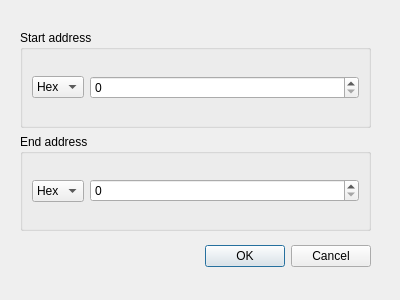
<?xml version="1.0" encoding="UTF-8"?>
<ui version="4.0">
 <class>SelectRangeDialog</class>
 <widget class="QDialog" name="SelectRangeDialog">
  <property name="geometry">
   <rect>
    <x>0</x>
    <y>0</y>
    <width>400</width>
    <height>300</height>
   </rect>
  </property>
  <property name="windowTitle">
   <string>Choose selected range</string>
  </property>
  <widget class="QDialogButtonBox" name="buttonBox">
   <property name="geometry">
    <rect>
     <x>30</x>
     <y>240</y>
     <width>341</width>
     <height>32</height>
    </rect>
   </property>
   <property name="orientation">
    <enum>Qt::Horizontal</enum>
   </property>
   <property name="standardButtons">
    <set>QDialogButtonBox::Cancel|QDialogButtonBox::Ok</set>
   </property>
  </widget>
  <widget class="QWidget" name="layoutWidget">
   <property name="geometry">
    <rect>
     <x>20</x>
     <y>30</y>
     <width>351</width>
     <height>201</height>
    </rect>
   </property>
   <layout class="QVBoxLayout" name="verticalLayout_2">
    <item>
     <widget class="QGroupBox" name="group_start_">
      <property name="title">
       <string>Start address</string>
      </property>
      <layout class="QHBoxLayout" name="horizontalLayout">
       <item>
        <widget class="QComboBox" name="start_format_dropdown_">
         <item>
          <property name="text">
           <string>Hex</string>
          </property>
         </item>
         <item>
          <property name="text">
           <string>Dec</string>
          </property>
         </item>
        </widget>
       </item>
       <item>
        <widget class="veles::ui::SpinBox" name="start_address_spinbox_">
         <property name="sizePolicy">
          <sizepolicy hsizetype="Expanding" vsizetype="Fixed">
           <horstretch>0</horstretch>
           <verstretch>0</verstretch>
          </sizepolicy>
         </property>
         <property name="displayIntegerBase">
          <number>16</number>
         </property>
        </widget>
       </item>
      </layout>
     </widget>
    </item>
    <item>
     <widget class="QGroupBox" name="group_end_">
      <property name="title">
       <string>End address</string>
      </property>
      <layout class="QHBoxLayout" name="horizontalLayout_2">
       <item>
        <widget class="QComboBox" name="end_format_dropdown_">
         <item>
          <property name="text">
           <string>Hex</string>
          </property>
         </item>
         <item>
          <property name="text">
           <string>Dec</string>
          </property>
         </item>
        </widget>
       </item>
       <item>
        <widget class="veles::ui::SpinBox" name="end_address_spinbox_">
         <property name="sizePolicy">
          <sizepolicy hsizetype="Expanding" vsizetype="Fixed">
           <horstretch>0</horstretch>
           <verstretch>0</verstretch>
          </sizepolicy>
         </property>
         <property name="displayIntegerBase">
          <number>16</number>
         </property>
        </widget>
       </item>
      </layout>
     </widget>
    </item>
   </layout>
  </widget>
 </widget>
 <customwidgets>
  <customwidget>
   <class>veles::ui::SpinBox</class>
   <extends>QSpinBox</extends>
   <header location="global">ui/spinbox.h</header>
   <container>1</container>
  </customwidget>
 </customwidgets>
 <resources/>
 <connections>
  <connection>
   <sender>buttonBox</sender>
   <signal>accepted()</signal>
   <receiver>SelectRangeDialog</receiver>
   <slot>accept()</slot>
   <hints>
    <hint type="sourcelabel">
     <x>248</x>
     <y>254</y>
    </hint>
    <hint type="destinationlabel">
     <x>157</x>
     <y>274</y>
    </hint>
   </hints>
  </connection>
  <connection>
   <sender>buttonBox</sender>
   <signal>rejected()</signal>
   <receiver>SelectRangeDialog</receiver>
   <slot>reject()</slot>
   <hints>
    <hint type="sourcelabel">
     <x>316</x>
     <y>260</y>
    </hint>
    <hint type="destinationlabel">
     <x>286</x>
     <y>274</y>
    </hint>
   </hints>
  </connection>
 </connections>
</ui>
